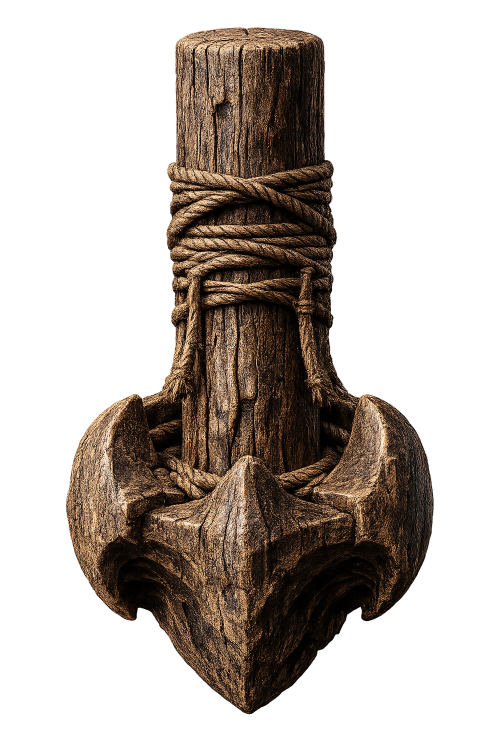
#> input picture booth/all-packs/棒入れ祭_OBS素材パック/01_waiting/assets/06_pole_main.png, 1000 x 1500 px (shown at 1/2 size)
$ python extract_matsuri_assets.py '../booth/all-packs/棒入れ祭_OBS素材パック/01_waiting/assets/06_pole_main.png'
#> lines starting #> are read from the running program, lines starting #| are printed output that depends on the picture
"""
KYOUKAI 棒入れ祭 素材入手担当表 v1.0 のリファレンスシート画像から、
36個の個別アセットを切り出して static/images/matsuri/ 配下に保存する。

使い方:
    python scripts/extract_matsuri_assets.py <reference_sheet.png>
"""
import sys
from pathlib import Path
from PIL import Image

BASE_DIR = Path(__file__).resolve().parent.parent
OUT_DIR = BASE_DIR / "static" / "images" / "matsuri"


def to_transparent(img: Image.Image, threshold: int = 16) -> Image.Image:
    """黒背景を透過にする（黒=透明、明るいほど不透明）。"""
    img = img.convert("RGBA")
    pixels = img.getdata()
    new_pixels = []
    for r, g, b, a in pixels:
        lum = max(r, g, b)
        if lum <= threshold:
            new_pixels.append((r, g, b, 0))
        else:
            alpha = min(255, int((lum - threshold) * 1.5))
            new_pixels.append((r, g, b, alpha))
    img.putdata(new_pixels)
    return img


# (box, 出力パス, 透過処理するか)
ITEMS = [
    # 背景（地面）
    ((20, 40, 206, 222), "background/01_ground_dirt.png", False),
    ((20, 290, 140, 372), "background/02_ground_dirt_close.png", False),
    ((172, 290, 290, 372), "background/03_ground_dark.png", False),
    ((322, 290, 442, 372), "background/04_cobblestone.png", False),
    ((20, 444, 140, 494), "background/05_cobblestone_close.png", False),
    # 棒（奉納棒）
    ((480, 65, 645, 448), "pole/06_pole_main.png", False),
    ((668, 160, 730, 218), "pole/07_pole_top.png", False),
    ((668, 294, 730, 352), "pole/08_pole_wood.png", False),
    ((668, 428, 730, 486), "pole/09_pole_rope.png", False),
    # 穴（石組みの穴）
    ((800, 20, 1085, 285), "hole/10_hole_main.png", False),
    ((805, 335, 900, 410), "hole/11_hole_inside.png", False),
    ((935, 335, 1085, 410), "hole/12_hole_edge.png", False),
    ((812, 460, 905, 498), "hole/13_hole_shadow.png", True),
    # 装飾（祭りの装飾）※ 黒背景上の単体オブジェクトなので透過にする
    ((1118, 35, 1495, 172), "decoration/14_shimenawa.png", True),
    ((1118, 228, 1178, 305), "decoration/15_shide_01.png", True),
    ((1188, 228, 1248, 305), "decoration/15_shide_02.png", True),
    ((1258, 228, 1318, 305), "decoration/15_shide_03.png", True),
    ((1328, 228, 1388, 305), "decoration/15_shide_04.png", True),
    ((1398, 228, 1458, 305), "decoration/15_shide_04b.png", True),
    ((1468, 228, 1528, 305), "decoration/15_shide_05.png", True),
    ((1115, 368, 1278, 488), "decoration/16_gohei.png", True),
    # 紙吹雪（PNG／透過）
    ((18, 560, 126, 622), "confetti/17_confetti_white.png", True),
    ((148, 560, 256, 622), "confetti/18_confetti_yellow.png", True),
    ((278, 560, 386, 622), "confetti/19_confetti_red.png", True),
    ((408, 560, 516, 622), "confetti/20_confetti_mix1.png", True),
    ((538, 560, 646, 622), "confetti/21_confetti_mix2.png", True),
    ((668, 560, 786, 622), "effects/22_pole_shadow.png", True),
    # 小物・質感
    ((812, 558, 938, 633), "props/23_rock_large.png", False),
    ((952, 558, 1078, 633), "props/24_rock_medium.png", False),
    ((1092, 558, 1218, 633), "props/25_pebbles.png", False),
    ((1232, 558, 1358, 633), "props/26_leaves.png", False),
    ((1372, 558, 1498, 633), "props/27_woodchips.png", False),
    # エフェクト（PNG／透過）
    ((805, 693, 965, 758), "effects/33_impact_lines.png", True),
    ((995, 693, 1155, 758), "effects/34_flash.png", True),
    ((1185, 693, 1340, 758), "effects/35_motion_blur.png", True),
    ((1378, 693, 1530, 758), "effects/36_vignette.png", True),
]

DUST_ITEMS = [
    ((18, 672, 144, 752), "effects/28_dust_large1.png"),
    ((158, 672, 284, 752), "effects/29_dust_large2.png"),
    ((298, 672, 424, 752), "effects/30_dust_medium.png"),
    ((438, 672, 564, 752), "effects/31_dust_spray.png"),
    ((578, 672, 704, 752), "effects/32_dust_rise.png"),
]


def main() -> None:
    if len(sys.argv) < 2:
        print("usage: python scripts/extract_matsuri_assets.py <reference_sheet.png>")
        sys.exit(1)

    source_path = Path(sys.argv[1])
    im = Image.open(source_path)
#> im is the input picture: PIL image 1000x1500 RGBA; mean R, G, B, A 31.3, 23.4, 17.2, 96.6

    for box, rel_path, transparent in ITEMS:
        out_path = OUT_DIR / rel_path
        out_path.parent.mkdir(parents=True, exist_ok=True)
        crop = im.crop(box)
        if transparent:
            crop = to_transparent(crop)
        crop.save(out_path)
        print(f"saved {out_path.relative_to(BASE_DIR)}")
#> crop: PIL image 152x65 RGBA; every value is 0

    for box, rel_path in DUST_ITEMS:
        out_path = OUT_DIR / rel_path
        out_path.parent.mkdir(parents=True, exist_ok=True)
        crop = to_transparent(im.crop(box))
        crop.save(out_path)
        print(f"saved {out_path.relative_to(BASE_DIR)}")
#> this loop made 5 passes
#| saved static/images/matsuri/effects/28_dust_large1.png
#| saved static/images/matsuri/effects/29_dust_large2.png
#| saved static/images/matsuri/effects/30_dust_medium.png
#| saved static/images/matsuri/effects/31_dust_spray.png
#| saved static/images/matsuri/effects/32_dust_rise.png
#> pass 3, in to_transparent (call 22), `img = img.convert("RGBA")`:
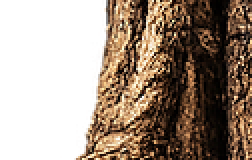
#> img: PIL image 126x80 RGBA (shown 2 times larger); mean R, G, B, A 66.4, 49.4, 35.2, 155.7; transparent parts drawn white
#> after the loop:
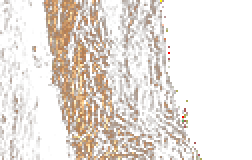
#> crop: PIL image 126x80 RGBA (shown 2 times larger); mean R, G, B, A 43.4, 30.7, 20.9, 48.4; transparent parts drawn white


if __name__ == "__main__":
    main()
